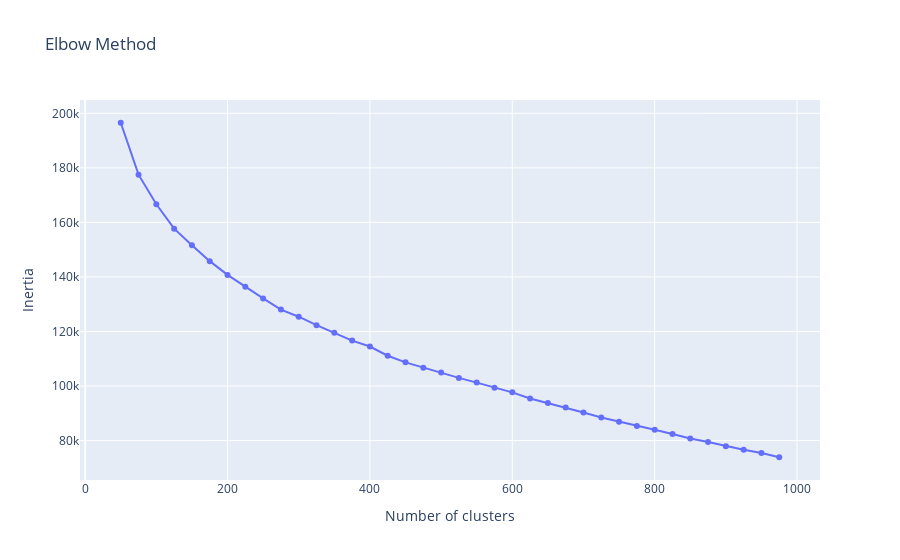
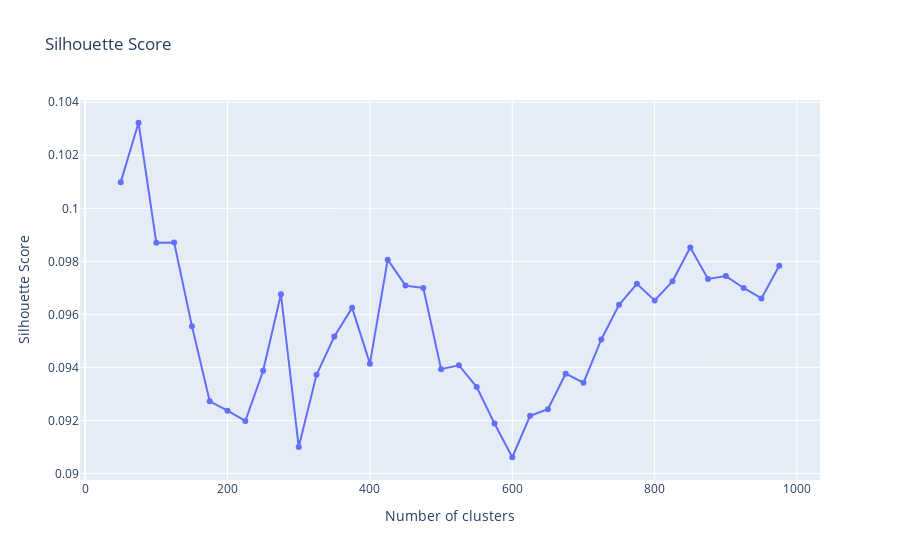

Notebook code for these charts, in order:
### Code cell
# Affichage des résultats TruncatedSVD
print(labels_svd[:5], len(labels_svd))
print("Silhouette Scores:", silhouette_scores_svd)
print("Inertia:", inertia_svd)

inertia_elbow_plotly(cluster_range=cluster_range, inertia=inertia_svd, silhouette_scores=silhouette_scores_svd)

### Figure 1 — Plotly figure (JSON) as saved in the notebook; plotly's stock layout.template omitted (floating-point values rounded to 4 significant figures)
{"data": [{"hovertemplate": "Number of clusters=%{x}<br>Inertia=%{y}<extra></extra>", "legendgroup": "", "line": {"color": "#636efa", "dash": "solid"}, "marker": {"symbol": "circle"}, "mode": "lines+markers", "name": "", "orientation": "v", "showlegend": false, "type": "scatter", "x": [50, 75, 100, 125, 150, 175, 200, 225, 250, 275, 300, 325, 350, 375, 400, 425, 450, 475, 500, 525, 550, 575, 600, 625, 650, 675, 700, 725, 750, 775, 800, 825, 850, 875, 900, 925, 950, 975], "xaxis": "x", "y": [196500.0, 177500.0, 166700.0, 157700.0, 151600.0, 145800.0, 140800.0, 136400.0, 132100.0, 128000.0, 125400.0, 122300.0, 119500.0, 116700.0, 114500.0, 111100.0, 108700.0, 106800.0, 105000.0, 103000.0, 101300.0, 99390.0, 97690.0, 95470.0, 93800.0, 92100.0, 90290.0, 88490.0, 86900.0, 85350.0, 83950.0, 82430.0, 80800.0, 79460.0, 77960.0, 76680.0, 75460.0, 73900.0], "yaxis": "y"}], "layout": {"legend": {"tracegroupgap": 0}, "title": {"text": "Elbow Method"}, "xaxis": {"anchor": "y", "domain": [0, 1], "title": {"text": "Number of clusters"}}, "yaxis": {"anchor": "x", "domain": [0, 1], "title": {"text": "Inertia"}}}}

### Figure 2 — Plotly figure (JSON) as saved in the notebook; plotly's stock layout.template omitted (floating-point values rounded to 4 significant figures)
{"data": [{"hovertemplate": "Number of clusters=%{x}<br>Silhouette Score=%{y}<extra></extra>", "legendgroup": "", "line": {"color": "#636efa", "dash": "solid"}, "marker": {"symbol": "circle"}, "mode": "lines+markers", "name": "", "orientation": "v", "showlegend": false, "type": "scatter", "x": [50, 75, 100, 125, 150, 175, 200, 225, 250, 275, 300, 325, 350, 375, 400, 425, 450, 475, 500, 525, 550, 575, 600, 625, 650, 675, 700, 725, 750, 775, 800, 825, 850, 875, 900, 925, 950, 975], "xaxis": "x", "y": [0.101, 0.1032, 0.0987, 0.09871, 0.09556, 0.09272, 0.09237, 0.09198, 0.09387, 0.09676, 0.091, 0.09372, 0.09517, 0.09625, 0.09414, 0.09806, 0.09708, 0.097, 0.09393, 0.09408, 0.09326, 0.09189, 0.09061, 0.09217, 0.09243, 0.09376, 0.09342, 0.09506, 0.09636, 0.09715, 0.09652, 0.09725, 0.09852, 0.09733, 0.09744, 0.097, 0.0966, 0.09783], "yaxis": "y"}], "layout": {"legend": {"tracegroupgap": 0}, "title": {"text": "Silhouette Score"}, "xaxis": {"anchor": "y", "domain": [0, 1], "title": {"text": "Number of clusters"}}, "yaxis": {"anchor": "x", "domain": [0, 1], "title": {"text": "Silhouette Score"}}}}
